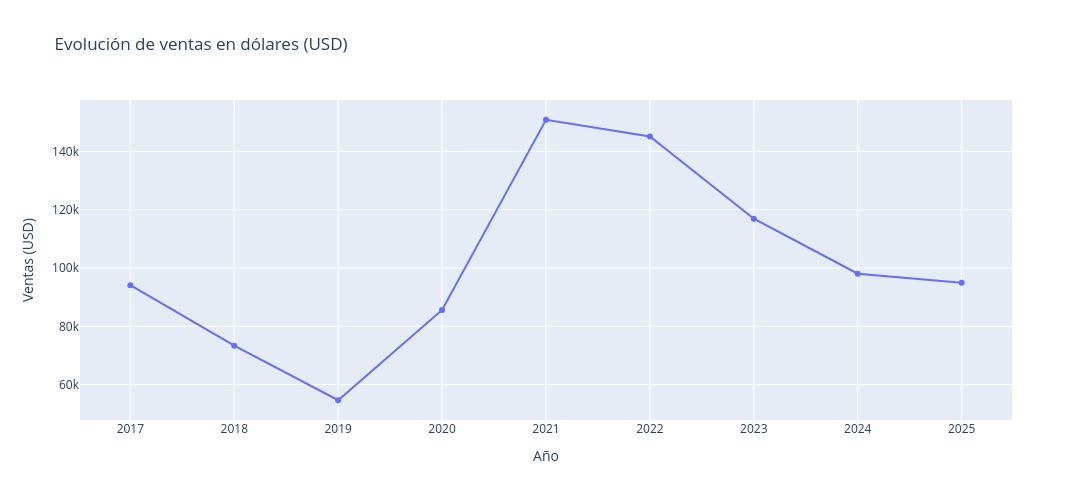

Source (notebook cell):
### Markdown cell above
<div style="
    background: linear-gradient(#0c4555);
    padding: 18px 22px;
    border-radius: 10px;
    font-size: 16px;
    font-weight: 500;
    color: #ffffff;
    line-height: 1.6;
    font-family: -apple-system, BlinkMacSystemFont, 'Segoe UI', Roboto, sans-serif;
    border-left: 4px solid #44b5f7;
">
¿Qué ocurre cuando analizamos esas mismas ventas en dólares?
</div>

### Code cell
fig = px.line(
    df_inflacion,
    x="year",
    y="amount_usd",
    title="Evolución de ventas en dólares (USD)",
    markers=True,
    labels={
        "year": "Año",
        "amount_usd": "Ventas (USD)"
    },
    width=1500,   
    height=500
)

fig.show()

### Figure 1 — Plotly figure (JSON) as saved in the notebook; plotly's stock layout.template omitted (floating-point values rounded to 4 significant figures)
{"data": [{"hovertemplate": "Año=%{x}<br>Ventas (USD)=%{y}<extra></extra>", "legendgroup": "", "line": {"color": "#636efa", "dash": "solid"}, "marker": {"symbol": "circle"}, "mode": "lines+markers", "name": "", "orientation": "v", "showlegend": false, "type": "scatter", "x": [2017, 2018, 2019, 2020, 2021, 2022, 2023, 2024, 2025], "xaxis": "x", "y": [94110.0, 73350.0, 54610.0, 85610.0, 150900.0, 145200.0, 116900.0, 98060.0, 94910.0], "yaxis": "y"}], "layout": {"height": 500, "legend": {"tracegroupgap": 0}, "title": {"text": "Evolución de ventas en dólares (USD)"}, "width": 1500, "xaxis": {"anchor": "y", "domain": [0, 1], "title": {"text": "Año"}}, "yaxis": {"anchor": "x", "domain": [0, 1], "title": {"text": "Ventas (USD)"}}}}
